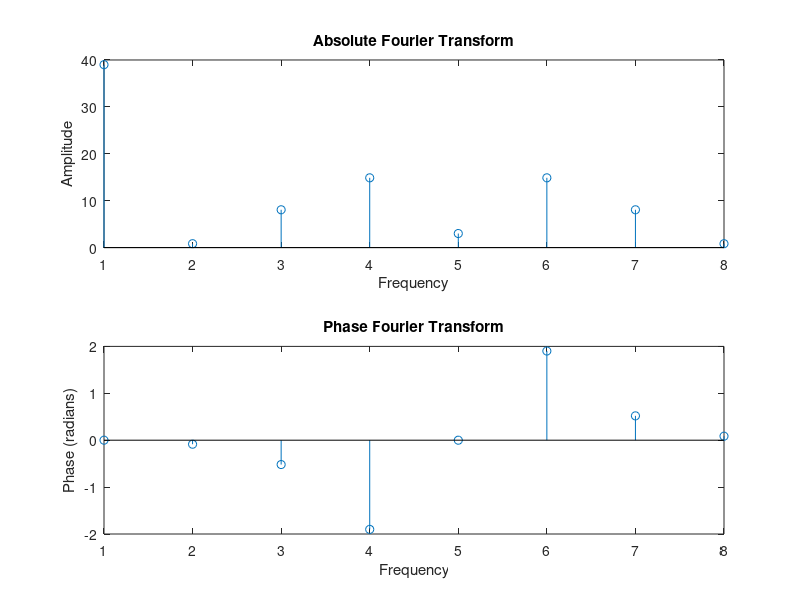

Reproduce this figure in MATLAB.
%Frequency Resolution and zero padding
clc;
clear all;
close all;
h = [0:7] 
x = [6 9 0 5 8 2 7 2]
subplot(2,1,1); 
%absolute fourier transform and then phase fourier transform 
stem(abs(fft(x))); 
xlabel('Frequency'); 
ylabel('Amplitude'); 
title('Absolute Fourier Transform')
subplot(2,1,2) 
stem(angle(fft(x))); 
xlabel('Frequency') 
ylabel('Phase (radians)'); 
title('Phase Fourier Transform');
